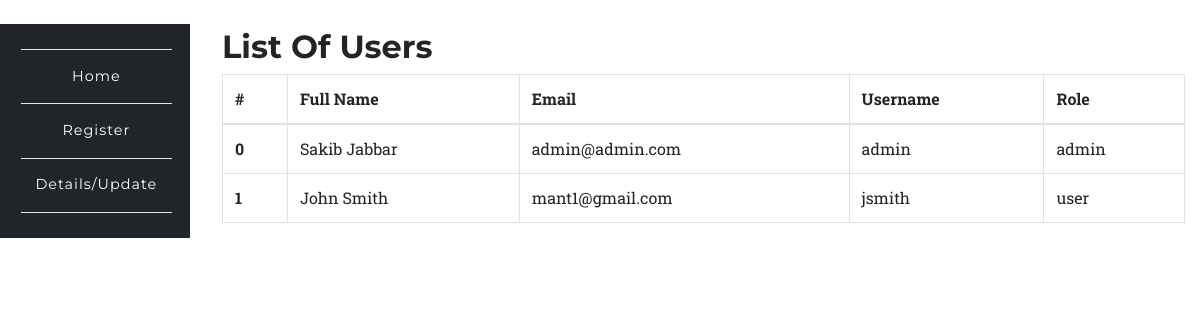
Screenshot of /app/users.php (signed in) with the database file from the repository.
### tables this page shows
CREATE TABLE `users` (
  `id` int(10) UNSIGNED NOT NULL,
  `fullname` varchar(191) NOT NULL,
  `mobile` varchar(191) NOT NULL,
  `username` varchar(191) NOT NULL,
  `email` varchar(191) NOT NULL,
  `password` varchar(191) NOT NULL,
  `created_at` timestamp NULL DEFAULT CURRENT_TIMESTAMP,
  `updated_at` timestamp NULL DEFAULT CURRENT_TIMESTAMP,
  `role` varchar(100) DEFAULT 'user',
  `status` int(1) NOT NULL DEFAULT '1'
);

### app/users.php (the view, shortened to what this page needs)
<?php
	require '../config/config.php';
		try {
			$stmt = $connect->prepare('SELECT * FROM users');
			$stmt->execute();
			$data = $stmt->fetchAll(PDO::FETCH_ASSOC);
		}
		catch(PDOException $e) {
			$errMsg = $e->getMessage();
		}
?>
<?php include '../include/header.php';?>
<?php include '../include/side-nav.php';?>
<section class="wrapper" style="margin-left:16%;margin-top: -8%;">
	<div class="container">
		<div class="row">
			<div class="col-12">
				<h2>List Of Users</h2>
				<div class="table-responsive">
					<table class="table table-bordered">
					  <thead>
					    <tr>
					      <th>#</th>
					      <th>Full Name</th>
					      <th>Email</th>
					      <th>Username</th>
					      <th>Role</th>
					    </tr>
					  </thead>
					  <tbody>
					  	<?php
					  		foreach ($data as $key => $value) {
							   echo '<tr>';
							      echo '<th scope="row">'.$key.'</th>';
							      echo '<td>'.$value['fullname'].'</td>';
							      echo '<td>'.$value['email'].'</td>';
							      echo '<td>'.$value['username'].'</td>';
							      echo '<td>'.$value['role'].'</td>';
							   echo '</tr>';
					  		}
					  	?>
					  </tbody>
					</table>
				</div>
			</div>
		</div>
	</div>
</section>
<?php include '../include/footer.php';?>

### assets/css/rent.css (style rules this page uses)
body { overflow-x: hidden; font-family: 'Roboto Slab', 'Helvetica Neue', Helvetica, Arial, sans-serif; }
h1, h2, h3, h4, h5, h6 { font-weight: 700; font-family: 'Montserrat', 'Helvetica Neue', Helvetica, Arial, sans-serif; }
section { padding: 100px 0; border: 5px black; }

### assets/css/style.css (style rules this page uses)
section { padding-left: 15px; }

### rows the page displays
users: key "0", fullname "Sakib Jabbar", email "admin@admin.com", username "admin", role "admin"
users: key "1", fullname "John Smith", email "mant1@gmail.com", username "jsmith", role "user"
